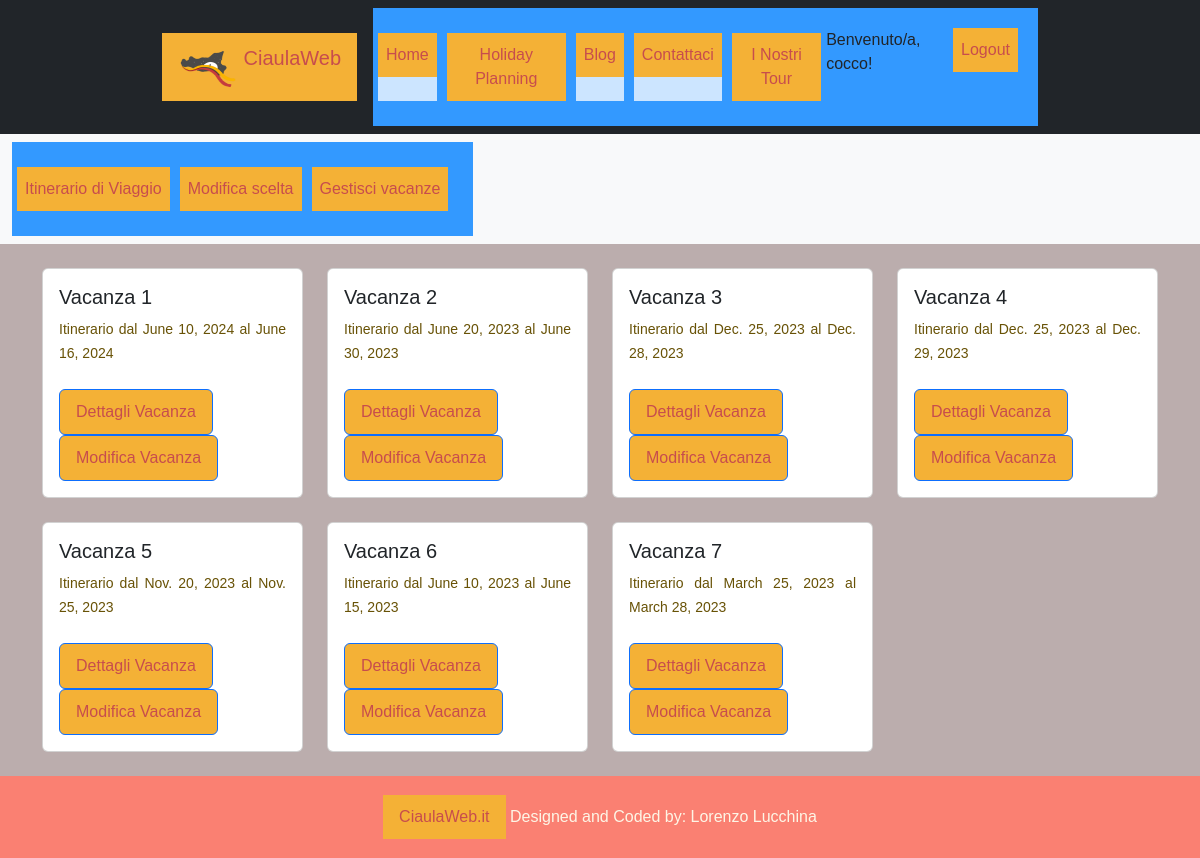
The page /HolidayPlanning/vacanze/ (signed in) on the database as committed earlier.
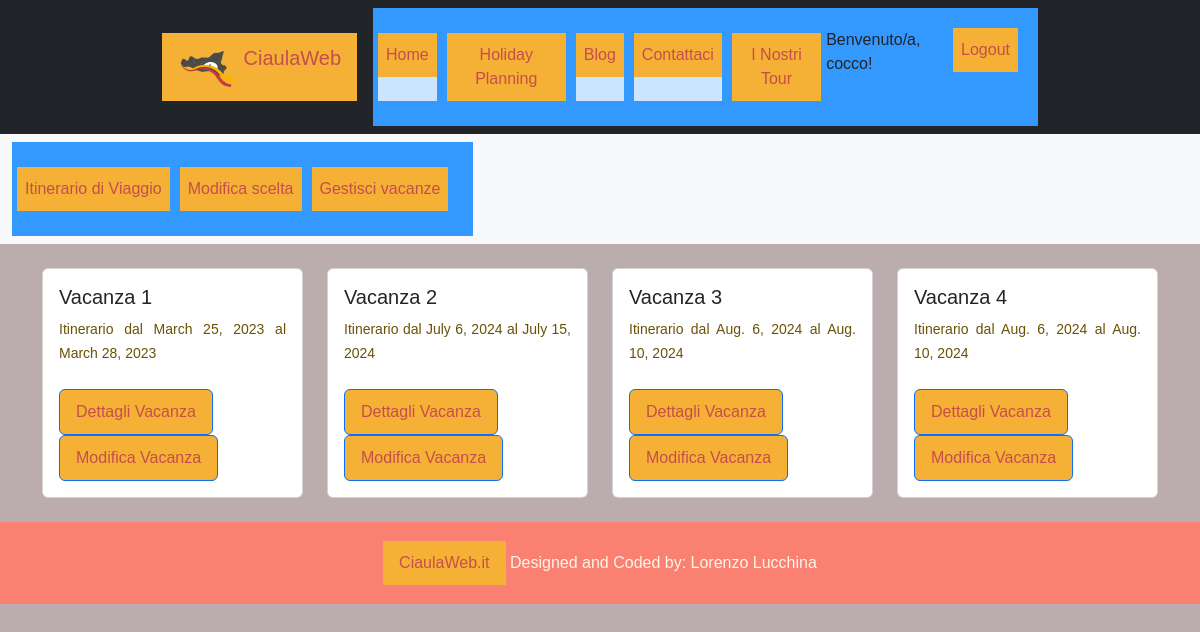
The same page on the database as committed later.
### profiles/models.py (models this page shows, shortened)
class UserProfileModel(AbstractBaseUser):
    nrSocio = models.IntegerField(primary_key=True)  # chiave, deve autogenerarsi
    first_name = models.CharField(max_length=32)
    last_name = models.CharField(max_length=32)
    email = models.CharField(max_length=32, unique=True)
    codiceFiscale = models.CharField(max_length=18)
    telefono = models.CharField(max_length=32)
    dataDiNascita = models.DateField(null=True)
    is_active = models.BooleanField(default=True)
    is_admin = models.BooleanField(default=False)
    objects = UserManager()
    USERNAME_FIELD = 'email'
    REQUIRED_FIELDS = []
    class Meta:
        verbose_name = 'User'
        verbose_name_plural = 'Users'

### HolidayPlanning/models.py (models this page shows, shortened)
class Vacanza(models.Model):
    dataArrivo = models.DateField()
    dataPartenza = models.DateField()
    nrPersone = models.IntegerField()
    budgetDisponibile = models.FloatField()
    utente = models.ForeignKey(UserProfileModel, related_name='Utente', on_delete=models.PROTECT)
    scelte = models.ManyToManyField(Scelta, related_name='vacanze')
    class Meta:
        verbose_name = "Vacanza"
        verbose_name_plural = "Vacanze"

### HolidayPlanning/views.py (the view)
# urls.py: path("vacanze/", VacanzeList.as_view(), name="vacanze"),
class VacanzeList(LoginRequiredMixin, ListView):
    model = Vacanza
    template_name = "HolidayPlanning/vacanze.html"
    def get_context_data(self, **kwargs):
        context = super().get_context_data(**kwargs)
        context['title'] = "Le tue Vacanze"
        context['utente'] = self.request.user
        context['vacanze'] = Vacanza.objects.filter(utente=self.request.user)
        context['tour'] = False
        return context

### HolidayPlanning/templates/HolidayPlanning/vacanze.html (shortened to what this page needs)
{% extends "base.html" %}
{% block content %}
  <div class="container mt-4">
    <div class="row">
        {% for v in vacanze %}
            <div class="col-md-3 mb-4">
                <div class="card">
                    <div class="card-body">
                        <h5 class="card-title">Vacanza {{forloop.counter }}</h5>
                        <p class="card-text">Itinerario dal {{ v.dataArrivo }} al {{ v.dataPartenza }}</p>
                        <a href="{% url "HolidayPlanning:dettagliovacanza" v.pk %}" class="btn btn-primary">Dettagli Vacanza</a>
                        <a href="{% url "HolidayPlanning:modificavacanza" v.pk %}" class="btn btn-primary">Modifica Vacanza</a>
                    </div>
                </div>
            </div>
        {% empty %}
                <p class="col-12">Non Hai ancora creato vacanze</p>
                <p class="col-12">Clicca <a href="{% url "HolidayPlanning:creavacanza" %}">qui</a> per crearne una</p>
        {% endfor %}
    </div>
  </div>
{% endblock %}

### templates/base.html (shortened to what this page needs)
<!DOCTYPE html>
{% load static %}
<html lang="en">
<head>
    {% block head %}
        <link rel="stylesheet"
              href="https://cdn.jsdelivr.net/npm/bootstrap@5.3.0-alpha1/dist/css/bootstrap.min.css"
>
	<link rel="stylesheet" type="text/css" href='{% static "/css/style.css"  %}'>
    {% endblock %}
    {% load crispy_forms_tags %}
</head>
<body>
<nav class="navbar navbar-expand-lg navbar-dark bg-dark">
        <div class="w-75 container-fluid">
        <a class="navbar-brand pl-5" href="{% url 'attractions:attrazioni' %}">
            <img src="/../../static/img/logo_ciaulaweb-192x192.png" class="d-inline-block logo_ciaulaweb align-top" alt="Logo">
            CiaulaWeb
        </a>
        <div class="collapse navbar-collapse" id="navbarNavDropdown">
            <ul class="navbar-nav pl-5">
                <li class="nav-item active pl-5">
                    <a class="nav-link" href="{% url 'attractions:attrazioni' %}">Home</a>
                </li>
                <li class="nav-item pl-5">
                    <a class="nav-link" href="{% url 'HolidayPlanning:creavacanza' %}">Holiday Planning</a>
                </li>
                <li class="nav-item pl-5">
                    <a class="nav-link" href="{% url 'attractions:cerca' %}">Blog</a>
                </li>
                <li class="nav-item pl-5">
                    <a class="nav-link" href="#">Contattaci</a>
                </li>
                <li class="nav-item pl-5">
                    <a class="nav-link " href="{% url 'HolidayPlanning:tourorganizzati' %}">I Nostri Tour</a>
                </li>
                {% if user.is_authenticated %}
                    <div class="nav-item pl-5">
                        <a>Benvenuto/a, {{user.first_name}}! </a>
                    </div>
                    <div class="nav-item pl-5">
                        <a class="nav-link" href="{% url 'profiles:user-logout' %}"> Logout </a>
                    </div>
                {% endif %}
            </ul>
        </div>
    </div>
</nav>
{% if user.is_authenticated %}
<nav class="navbar navbar-expand-lg navbar-light bg-light">
  <div class="container-fluid">
    <div class="collapse navbar-collapse" id="navbarNav">
      <ul class="navbar-nav">
        <li class="nav-item">
          <a class="nav-link" href="{% url 'HolidayPlanning:scelte'%}">Itinerario di Viaggio</a>
        </li>
        <li class="nav-item">
          <a class="nav-link" href="#">Modifica scelta</a>
        </li>
        <li class="nav-item">
          <a class="nav-link" href="{% url 'HolidayPlanning:vacanze' %}">Gestisci vacanze</a>
        </li>
      </ul>
    </div>
  </div>
</nav>
{% endif %}
{% block content %}
{% endblock %}
<footer class="page-footer font-small blue">
    <div class="footer-copyright text-center py-3">
        <a href="{% url 'home' %}">CiaulaWeb.it</a>
        Designed and Coded by: Lorenzo Lucchina
    </div>
</footer>
</body>
</html>

### static/css/style.css (style rules this page uses)
* { font-family: 'Montserrat', sans-serif !important; }
.logo_ciaulaweb { width: 60px; height: 48px; }
ul { background: #3399ff; padding: 20px; }
ul li { background: #cce5ff; color: darkblue; margin: 5px; }
a:link, a:visited { background-color: #f4b136; color: rgb(199, 77, 77); padding: 10px 16px; text-align: center; text-decoration: none; display: inline-block; }
footer { text-align: center; padding: 3px; background-color: salmon; color: oldlace; }
p { color: #685206; font-family: 'Helvetica Neue', sans-serif; font-size: 14px; line-height: 24px; margin: 0 0 24px; text-align: justify; text-justify: inter-word; }
:root { --gradient: linear-gradient(to left top, #dd2476 10%, #ff512f 90%) !important; }
body { background: #bbadad !important; }

Rows that differ between the two databases and show on the page:
removed Vacanza: dataArrivo "June 10, 2024", dataPartenza "June 16, 2024"
removed Vacanza: dataArrivo "June 20, 2023", dataPartenza "June 30, 2023"
removed Vacanza: dataArrivo "Dec. 25, 2023", dataPartenza "Dec. 28, 2023"
removed Vacanza: dataArrivo "Dec. 25, 2023", dataPartenza "Dec. 29, 2023"
removed Vacanza: dataArrivo "Nov. 20, 2023", dataPartenza "Nov. 25, 2023"
removed Vacanza: dataArrivo "June 10, 2023", dataPartenza "June 15, 2023"
added Vacanza: dataArrivo "July 6, 2024", dataPartenza "July 15, 2024"
added Vacanza: dataArrivo "Aug. 6, 2024", dataPartenza "Aug. 10, 2024"
added Vacanza: dataArrivo "Aug. 6, 2024", dataPartenza "Aug. 10, 2024"
